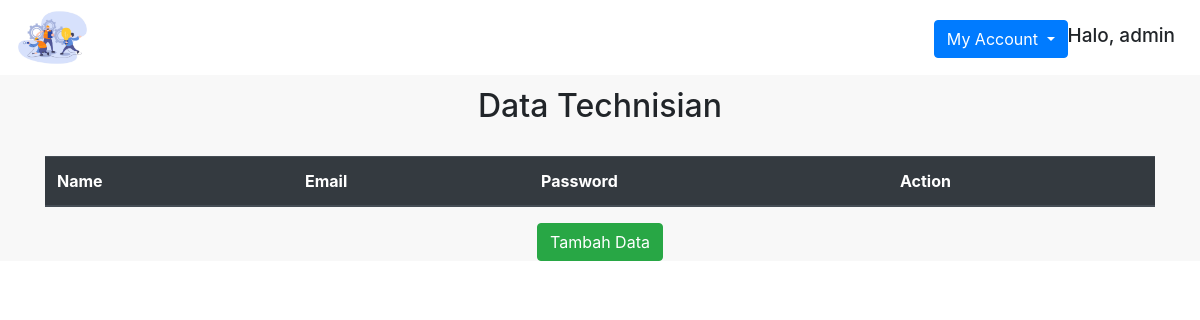
Before: /data_teknisi.php (signed in) with the older database file.
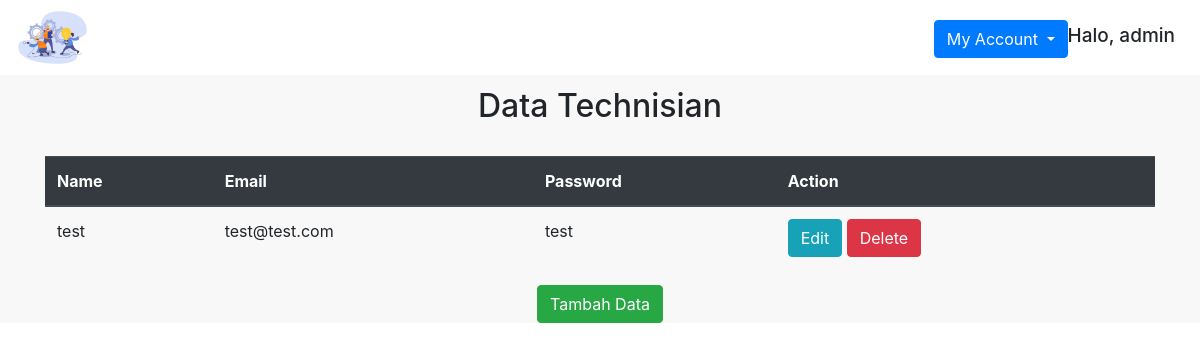
After: the same page with the newer database file.
### tables this page shows
CREATE TABLE `data_technisian` (
  `id` int(10) NOT NULL,
  `nama` varchar(100) NOT NULL,
  `email` varchar(100) NOT NULL,
  `password` varchar(100) NOT NULL
);

### data_teknisi.php (the view, shortened to what this page needs)
<?php
include("config.php");
$result = mysqli_query($mysqli, "SELECT * FROM data_technisian ORDER BY id DESC");
?>
<!DOCTYPE html>
<html lang="en">
<head>
    <link rel="stylesheet" href="https://cdn.jsdelivr.net/npm/bootstrap@4.5.3/dist/css/bootstrap.min.css"
>
    <link rel="stylesheet" type="text/css" href="style.css">
</head>
<body>
    <div class="top container-fluid fixed-top ">
        <img class="logo_navbar" src="gambar\logo.png">
        <div class="dropdown">
            <h5 class="halo">Halo, <?= $_SESSION['nama']; ?></h5>
            <a class="btn btn-primary dropdown-toggle" href="#" role="button" id="dropdownMenuLink"
                data-toggle="dropdown" aria-haspopup="true" aria-expanded="false">
                My Account
            </a>
        </div>
    </div>
    <div class="isi_body">
        <div class="container" align="center">
            <h2 style="text-align: center; margin: 7px 7px 7px 7px;">Data Technisian</h2><br>
            <table class="table">
                <thead class="thead-dark">
                    <tr>
                        <th scope="col">Name</th>
                        <th scope="col">Email</th>
                        <th scope="col">Password</th>
                        <th scope="col">Action</th>
                    </tr>
                </thead>
                <?php
        while ($data_technisian = mysqli_fetch_array($result)) {
          echo "<tr>";
          echo "<td>" . $data_technisian['nama'] . "</td>";
          echo "<td>" . $data_technisian['email'] . "</td>";
          echo "<td>" . $data_technisian['password'] . "</td>";
          echo "<td><a href='edit_data_teknisi.php?id=$data_technisian[id]' button type='button' class='btn btn-info'> Edit</a>  <a href='delete_data_teknisi.php?id=$data_technisian[id]' button type='button' class='btn btn-danger'>Delete</a></td></tr>";
        }
        ?>
            </table>
            <a href="add_data_teknisi.php" button type="button" class="btn ADD btn-success">Tambah
                Data</button></a>
        </div>
        </div>
</body>
</html>

Changed rows visible on the page:
added data_technisian: nama "test", email "test@test.com", password "test"
